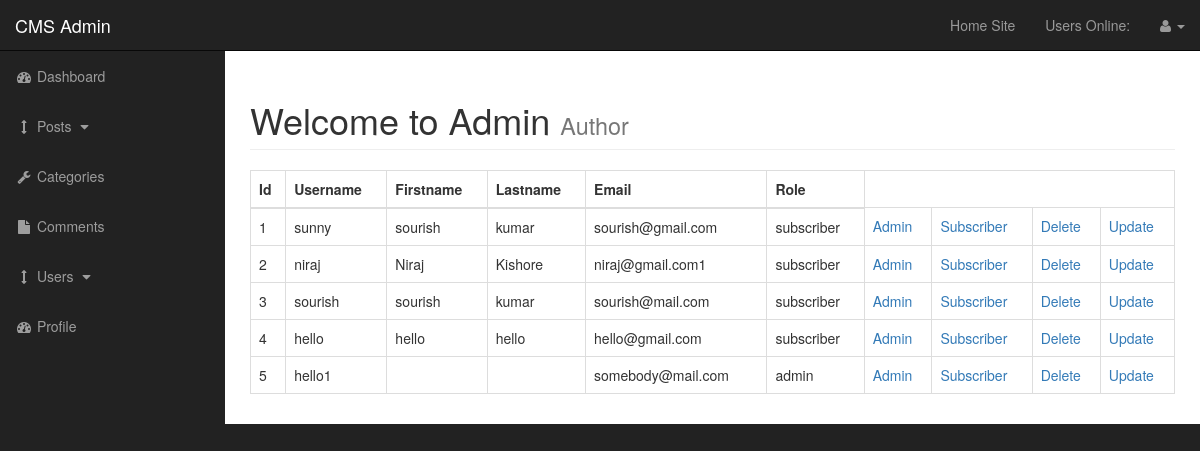
/admin/users.php, run on the app's committed database.
### tables this page shows
CREATE TABLE `users` (
  `user_id` int(3) NOT NULL,
  `username` varchar(255) NOT NULL,
  `user_password` varchar(255) NOT NULL,
  `user_firstname` varchar(255) NOT NULL,
  `user_lastname` varchar(255) NOT NULL,
  `user_email` varchar(255) NOT NULL,
  `user_image` text NOT NULL,
  `user_role` varchar(255) NOT NULL,
  `randSalt` varchar(255) NOT NULL
);

### admin/includes/view_all_users.php (the view, shortened to what this page needs)
<table class="table table-bordered table-hover">
  <thead>
    <tr>
      <th>Id</th>
      <th>Username</th>
      <th>Firstname</th>
      <th>Lastname</th>
      <th>Email</th>
      <th>Role</th>
    </tr>
  </thead>
  <tbody>
  <?php
  $query = "SELECT * FROM users";
  $select_users = mysqli_query($connection,$query);
   while($row = mysqli_fetch_assoc($select_users))
   {
     $user_id = $row['user_id'];
     $username = $row['username'];
     $user_firstname = $row['user_firstname'];
     $user_lastname = $row['user_lastname'];
     $user_email = $row['user_email'];
     $user_role = $row['user_role'];
     echo "<tr>";
     echo "<td>{$user_id}</td>";
     echo "<td>{$username}</td>";
     echo "<td>{$user_firstname}</td>";
     echo "<td>{$user_lastname}</td>";
     echo "<td>{$user_email}</td>";
     echo "<td>{$user_role}</td>";
     echo "<td><a href='users.php?change_to_admin={$user_id}'>Admin</a></td>";
     echo "<td><a href='users.php?change_to_subscriber={$user_id}'>Subscriber</a></td>";
     echo "<td><a href='users.php?delete={$user_id}'>Delete</a></td>";
     echo "<td><a href='users.php?source=edit_user&edit_user={$user_id}'>Update</a></td>";
     echo "</tr>";
   }
   ?>
  </tbody>
</table>

### admin/css/sb-admin.css (style rules this page uses)
body { margin-top: 100px; background-color: #222; }
@media (min-width:768px) { body { margin-top: 50px; } }

### data on the page
users: user_id "1", username "sunny", user_firstname "sourish", user_lastname "kumar", user_email "sourish@gmail.com", user_role "subscriber"
users: user_id "2", username "niraj", user_firstname "Niraj", user_lastname "Kishore", user_email "niraj@gmail.com1", user_role "subscriber"
users: user_id "3", username "sourish", user_firstname "sourish", user_lastname "kumar", user_email "sourish@mail.com", user_role "subscriber"
users: user_id "4", username "hello", user_firstname "hello", user_lastname "hello", user_email "hello@gmail.com", user_role "subscriber"
users: user_id "5", username "hello1", user_email "somebody@mail.com", user_role "admin"
